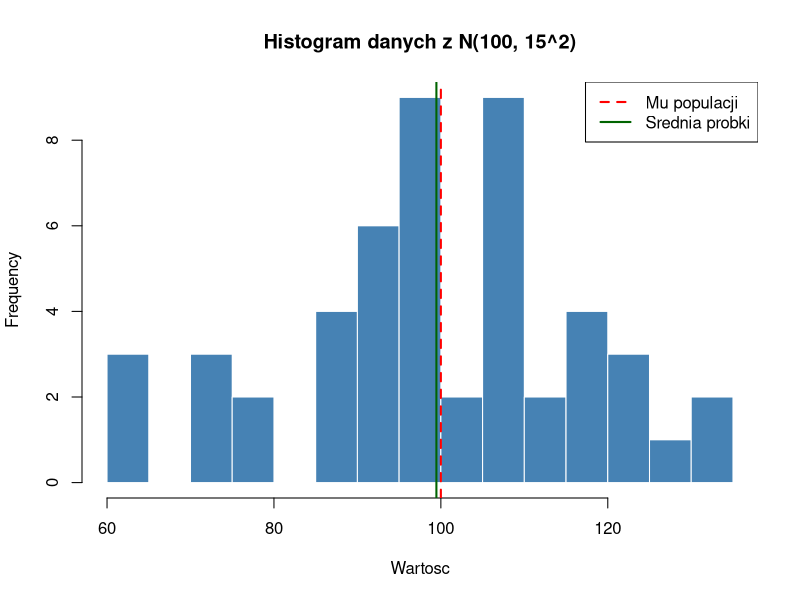

Write the R code that produced this figure.
# =============================================================================
# ZADANIE NA OCENĘ 3
# Estymacja parametrów rozkładu normalnego
# =============================================================================
#
# Cel: wygenerować dane z rozkładu normalnego i oszacować średnią oraz
#      odchylenie standardowe (estymatory punktowe).
#
# =============================================================================

set.seed(42)

# --- Parametry populacji (znane teoretycznie) ---
mu_populacji    <- 100   # prawdziwa średnia
sigma_populacji <- 15    # prawdziwe odchylenie standardowe
n               <- 50    # wielkość próby

# --- Generowanie danych z rozkładu normalnego ---
dane <- rnorm(n = n, mean = mu_populacji, sd = sigma_populacji)

cat("=== ZADANIE 3: Estymacja z rozkładu normalnego ===\n\n")
cat("Parametry populacji:\n")
cat(sprintf("  mu    = %.2f\n", mu_populacji))
cat(sprintf("  sigma = %.2f\n", sigma_populacji))
cat(sprintf("  n     = %d\n\n", n))

# --- Estymatory punktowe ---
srednia_probki <- mean(dane)
sd_probki      <- sd(dane)
wariancja_probki <- var(dane)

cat("Estymatory z próby:\n")
cat(sprintf("  Srednia probki (x-bar)     = %.4f\n", srednia_probki))
cat(sprintf("  Odchylenie std (s)         = %.4f\n", sd_probki))
cat(sprintf("  Wariancja probki (s^2)     = %.4f\n\n", wariancja_probki))

# --- Porównanie z wartościami populacyjnymi ---
cat("Porownanie estymatorow z parametrami populacji:\n")
cat(sprintf("  Blad sredniej:  %.4f\n", srednia_probki - mu_populacji))
cat(sprintf("  Blad odchylenia: %.4f\n\n", sd_probki - sigma_populacji))

# --- Wizualizacja ---
hist(dane,
     breaks = 15,
     col = "steelblue",
     border = "white",
     main = "Histogram danych z N(100, 15^2)",
     xlab = "Wartosc")
abline(v = mu_populacji, col = "red", lwd = 2, lty = 2)
abline(v = srednia_probki, col = "darkgreen", lwd = 2)
legend("topright",
       legend = c("Mu populacji", "Srednia probki"),
       col = c("red", "darkgreen"),
       lty = c(2, 1),
       lwd = 2)

cat("Wykres histogramu wygenerowany.\n")
cat("Zadanie 3 zakonczone.\n")
